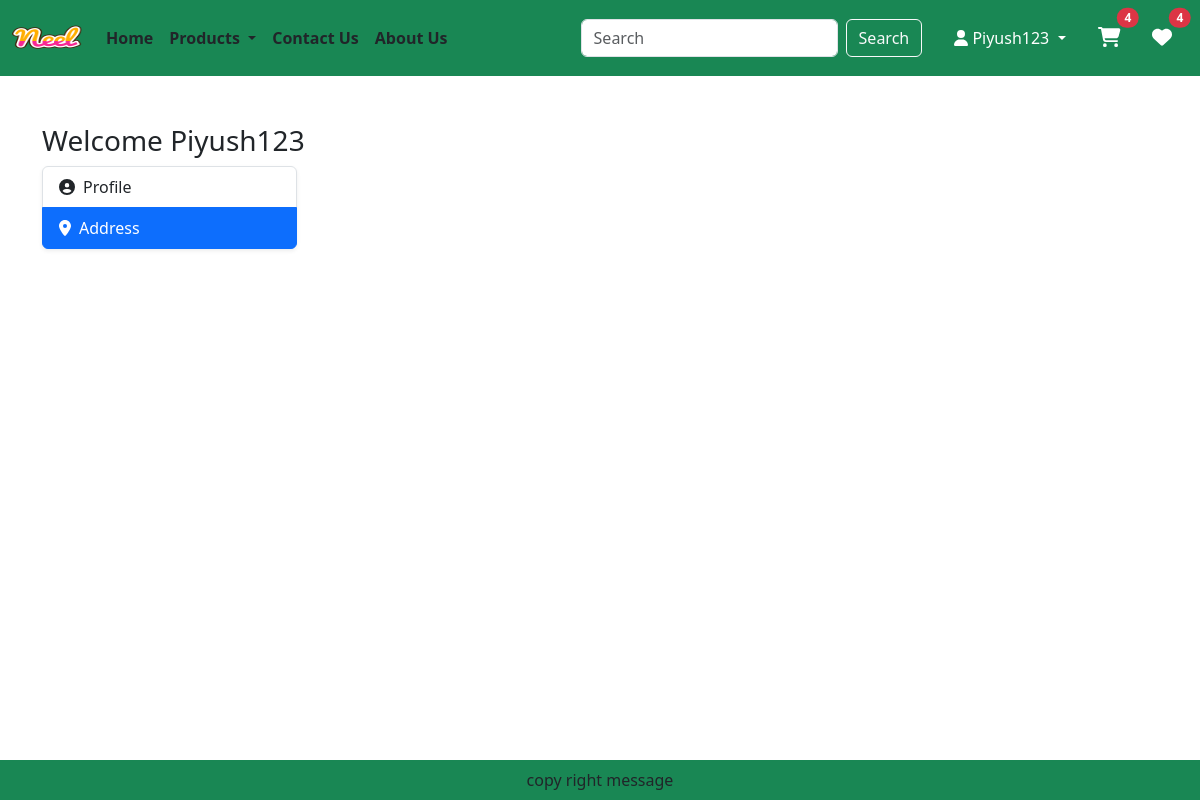
Page /address/ (signed in) on the earlier database version.
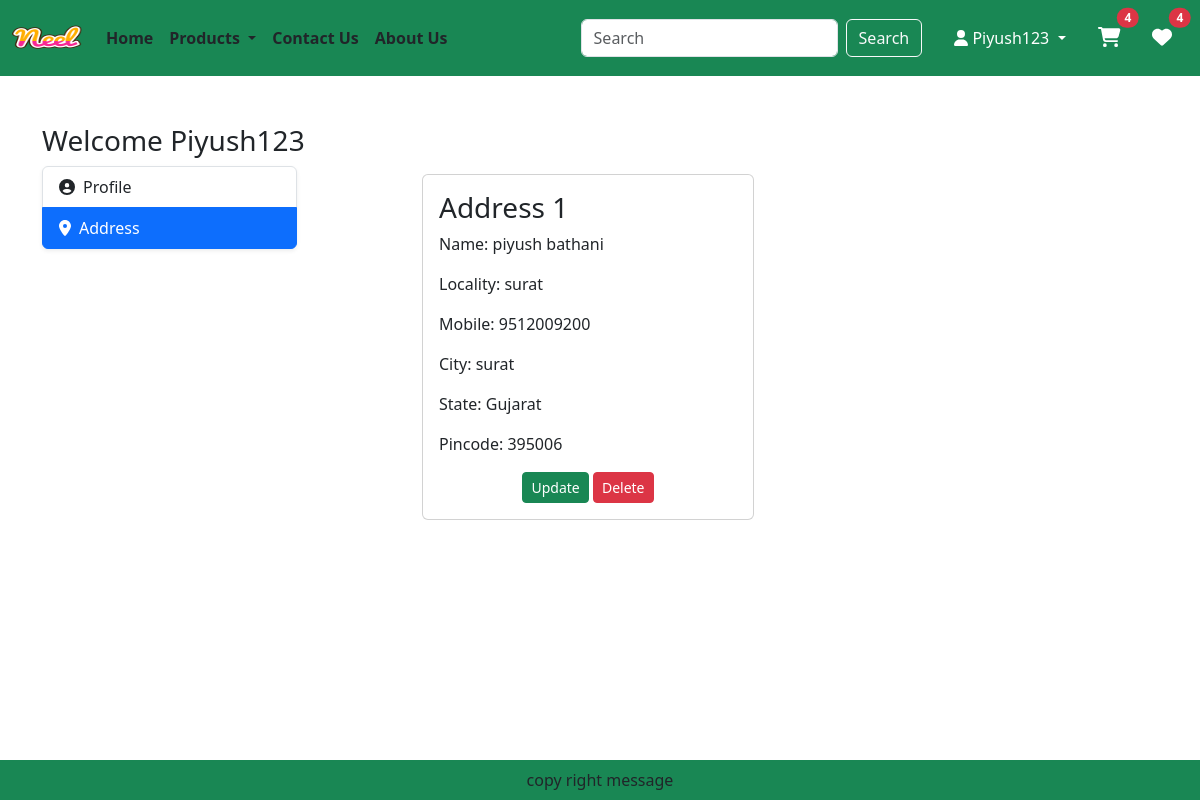
Same page on the later database version.
### app/models.py (models this page shows, shortened)
class Customer(models.Model):
    user = models.ForeignKey(User, on_delete=models.CASCADE)
    name = models.CharField(max_length=200)
    locality = models.CharField(max_length=200)
    city = models.CharField(max_length=50)
    mobile = models.CharField(max_length=10)
    zipcode = models.CharField(max_length=10)
    state = models.CharField(choices=STATE_CHOICES, max_length=50)

### app/views.py (the view)
# urls.py: path('address/', views.customer_address, name='customer-address'),
def customer_address(request):
    add = Customer.objects.filter(user=request.user)
    return render(request, 'app/customeraddress.html', locals())

### app/templates/app/customeraddress.html (shortened to what this page needs)
{% extends 'app/layout.html' %}
{% load static %}
{% block content %}
<div class="container my-5">
  <div class="row">
    <h3>
      Welcome <span class="text-capitalize">{{ request.user }}</span>
    </h3>
     <div class="row">
    <div class="col-md-3">
      <div class="list-group shadow-sm">
        <a href="{% url 'customer-profile' %}"
           class="list-group-item list-group-item-action d-flex align-items-center {% if request.resolver_match.url_name == 'customer-profile' %}active{% endif %}">
          <i class="fas fa-user-circle me-2"></i>Profile
        </a>
        <a href="{% url 'customer-address' %}"
           class="list-group-item list-group-item-action d-flex align-items-center {% if request.resolver_match.url_name == 'customer-address' %}active{% endif %}">
          <i class="fas fa-map-marker-alt me-2"></i>Address
        </a>
      </div>
    </div>
 <div class="col-sm-8 offset-sm-1">
  <div class="row">
    {% for ad in add %}
      <div class="col-sm-6">
        <div class="card m-2">
          <div class="card-body">
            <h3>Address {{ forloop.counter }}</h3>
            <p>Name: {{ ad.name }}</p>
            <p>Locality: {{ ad.locality }}</p>
            <p>Mobile: {{ ad.mobile }}</p>
            <p>City: {{ ad.city }}</p>
            <p>State: {{ ad.state }}</p>
            <p>Pincode: {{ ad.zipcode }}</p>
            <div class="text-center">
              <a href="{% url 'update-address' ad.id %}"
                 type="button"
                 class="btn btn-success btn-sm">
                 Update
              </a>
              <form action="{% url 'delete-address' ad.id %}" method="POST" class="d-inline">
                <button type="submit" class="btn btn-danger btn-sm">Delete</button>
              </form>
            </div>
            </div>
        </div>
      </div>
    {% endfor %}
  </div>
</div>
{% endblock %}

Differences in the rows shown:
added Customer: name "piyush bathani", locality "surat", mobile "9512009200", city "surat", state "Gujarat", zipcode "395006"
